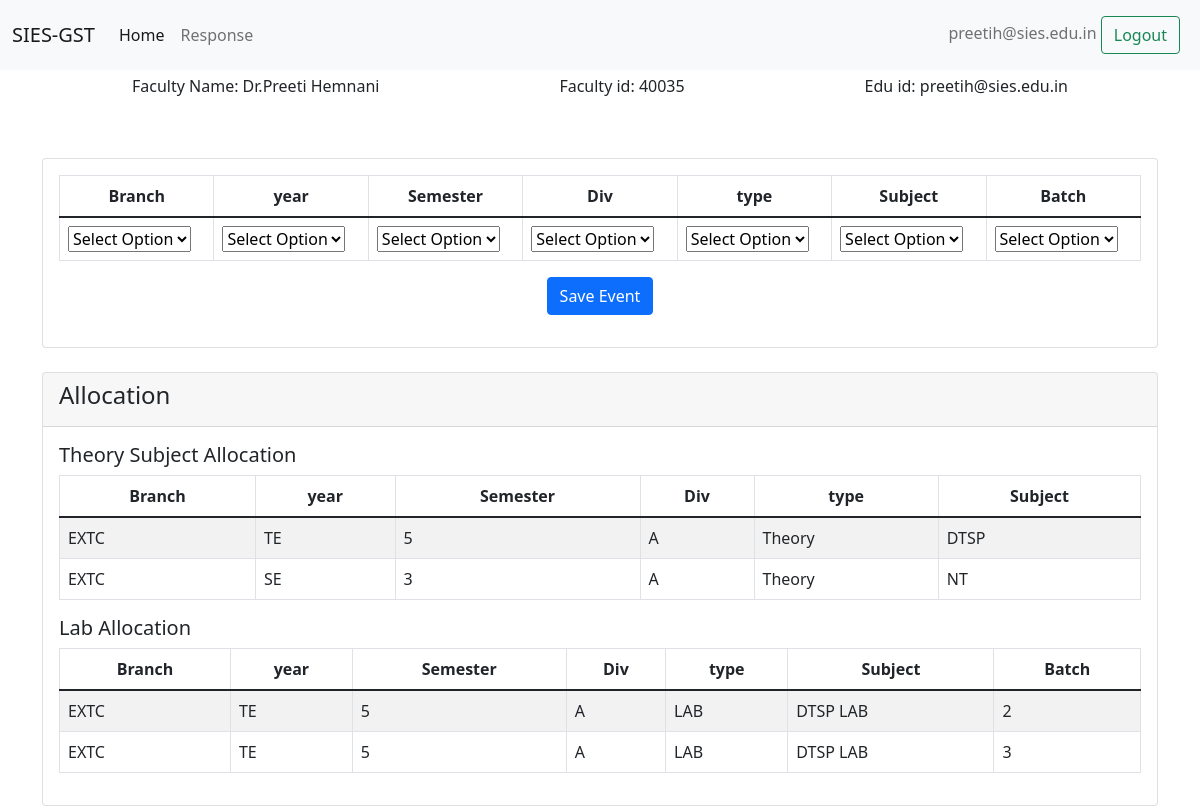
The app's page /faculty/home.php (signed in) with its own data.
### tables this page shows
CREATE TABLE `faculty` (
  `f_empid1` varchar(25) NOT NULL,
  `f_name` varchar(40) NOT NULL,
  `f_eduid` varchar(40) NOT NULL
);

CREATE TABLE `f_allocation` (
  `id` int(10) NOT NULL,
  `f_empid` varchar(25) NOT NULL,
  `f_branch` varchar(25) NOT NULL,
  `f_year` varchar(25) NOT NULL,
  `f_semester` varchar(25) NOT NULL,
  `f_division` varchar(25) NOT NULL,
  `f_type` varchar(25) NOT NULL,
  `f_subject` varchar(25) NOT NULL,
  `f_batch` varchar(25) NOT NULL
);

### faculty/home.php (the view, shortened to what this page needs)
<?php
include( 'dbcon.php' );
?>
<!doctype html>
<html lang="en">
<head>
    <link href="https://cdn.jsdelivr.net/npm/bootstrap@5.1.3/dist/css/bootstrap.min.css" rel="stylesheet">
</head>
<body>
    <nav class="navbar navbar-expand-lg navbar-light bg-light">
        <div class="container-fluid">
            <a class="navbar-brand" href="#">SIES-GST</a>
            <div class="collapse navbar-collapse" id="navbarSupportedContent">
                <ul class="navbar-nav me-auto mb-2 mb-lg-0">
                    <li class="nav-item">
                        <a class="nav-link active" aria-current="page" href="home.php">Home</a>
                    </li>
                    <li class="nav-item">
                        <a class="nav-link" href="feedbackresponce.php">Response</a>
                    </li>
                </ul>
                <span class="navbar-text">
                    <?php echo $_SESSION["f_eduid"] ?>
                    <button onclick="document.location='logout.php'" class="btn btn-outline-success me-2" type="button">
                        Logout
                    </button>
                </span>
            </div>
        </div>
    </nav>
    <div class="container ">
        <div class="d-flex flex-row   justify-content-around form-outline mb-4">
            <div class="p-1">
                <label class="form-label float-left">Faculty Name:
                    <?php
                    $sql = "SELECT f_name from faculty where f_eduid='".$_SESSION['f_eduid']."'";
                    $result = $con->query($sql);
                    while ($row = mysqli_fetch_array($result)) {
                        echo "" . $row['f_name'];
                    }
                    ?>
                </label>
            </div>
            <div class="p-1">
                <label class="form-label float-left">Faculty id:
                    <?php
                    $sql = "SELECT f_empid1 from faculty where f_eduid='".$_SESSION['f_eduid']."'";
                    $result = $con->query($sql);
                    while ($row = mysqli_fetch_array($result)) {
                        echo "" . $row['f_empid1'];
                    }
                    ?>
                </label>
            </div>
            <div class="p-1">
                <label class="form-label float-left">Edu id:
                    <?php
                    $sql = "SELECT f_eduid from faculty where f_eduid='".$_SESSION['f_eduid']."'";
                    $result = $con->query($sql);
                    while ($row = mysqli_fetch_array($result)) {
                        echo "" . $row['f_eduid'];
                    }
                    ?>
                </label>
            </div>
        </div>
    </div>
    <div class="container ">
            <div class="d-flex justify-content-center">
                <div class="col-md-12 justify-content-center mt-4">
                    <div class="card">
                        <div class="card-body">
                            <form action="action.php" method="POST" autocomplete="off">
                                <table class="table table-bordered">
                                    <thead>
                                        <tr>
                                            <th class="text-center">
                                                Branch
                                            </th>
                                            <th class="text-center">
                                                year
                                            </th>
                                            <th class="text-center">
                                                Semester
                                            </th>
                                            <th class="text-center">
                                                Div
                                            </th>
                                            <th class="text-center">
                                                type
                                            </th>
                                            <th class="text-center">
                                                Subject
                                            </th>
                                            <th class="text-center">
                                                Batch
                                            </th>
                                        </tr>
                                    </thead>
                                    <tbody>
                                        <tr>
                                            <td>
                                                <select name="sel1" id="sel1">
                                                    <option value="">Select Option</option>
                                                </select>
                                            </td>
                                            <td>
                                                <select name="sel5" id="sel5">
                                                    <option value="">Select Option</option>
                                                </select>
                                            </td>
                                            <td>
                                                <select name="sel2" id="sel2">
                                                    <option value="">Select Option</option>
                                                </select>
                                            </td>
                                            <td>
                                                <select name="sel4" id="sel4">
                                                    <option value="">Select Option</option>
                                                </select>
                                            </td>
                                            <td>
                                                <select name="sel6" id="sel6" onchange="check()">
                                                    <option value="">Select Option</option>
                                                </select>
                                            </td>
                                            <td>
                                                <select name="sel3" id="sel3">
                                                    <option value="">Select Option</option>
                                                </select>
                                            </td>
                                            <td>
                                                <select name="sel7" id="sel7">
                                                    <option value="">Select Option</option>
                                                </select>
                                            </td>
                                        </tr>
                                    </tbody>
                                </table>
                                <div class="form-group mb-3 text-center">
                                    <button type="submit" id="btSubmit" name="add_data" class="btn btn-primary">Save Event</button>
                                </div>
                            </form>
                        </div>
                    </div>
                </div>
            </div>
        </div>
    <div class="container">
            <div class="row">
                <div class="col-md-12 mt-4">
                    <div class="card">
                        <div class="card-header">
                            <h4>Allocation</h4>
                        </div>
                        <div class="card-body">
                            <h5>Theory Subject Allocation</h5>
                            <table class="table table-bordered table-striped">
                                <thead>
                                    <tr>
                                        <th class="text-center">
                                            Branch
                                        </th>
                                        <th class="text-center">
                                            year
                                        </th>
                                        <th class="text-center">
                                            Semester
                                        </th>
                                        <th class="text-center">
                                            Div
                                        </th>
                                        <th class="text-center">
                                            type
                                        </th>
                                        <th class="text-center">
                                            Subject
                                        </th>
                                    </tr>
                                </thead>
                                <tbody>
                                    <?php
                                include 'dbcon.php';
                                $query = "SELECT * FROM `f_allocation` WHERE f_empid='".$_SESSION['f_empid1']."' and f_type='theory'";
                                $result = mysqli_query( $con, $query );?>
                                    <?php if ( $result->num_rows > 0 ): ?>
                                    <?php while( $array = mysqli_fetch_row( $result ) ): ?>
                                    <tr>
                                        <td><?php echo $array[2];?></td>
                                        <td><?php echo $array[3];?></td>
                                        <td><?php echo $array[4];?></td>
                                        <td><?php echo $array[5];?></td>
                                        <td><?php echo $array[6];?></td>
                                        <td><?php echo $array[7];?></td>
                                    </tr>
                                    <?php endwhile;?>
                                    <?php else: ?>
                                    <tr>
                                        <td colspan="3" rowspan="1" headers="">No Data Found</td>
                                    </tr>
                                    <?php endif;?>
                                </tbody>
                            </table>
                            <h5>Lab Allocation</h5>
                            <table class="table table-bordered table-striped">
                                <thead>
                                    <tr>
                                        <th class="text-center">
                                            Branch
                                        </th>
                                        <th class="text-center">
                                            year
                                        </th>
                                        <th class="text-center">
                                            Semester
                                        </th>
                                        <th class="text-center">
                                            Div
                                        </th>
                                        <th class="text-center">
                                            type
                                        </th>
                                        <th class="text-center">
                                            Subject
                                        </th>
                                        <th class="text-center">
                                            Batch
                                        </th>
                                    </tr>
                                </thead>
                                <tbody>
                                    <?php
                                include 'dbcon.php';
                                $query = "SELECT * FROM `f_allocation` WHERE f_empid='".$_SESSION['f_empid1']."' and f_type='lab'";
                                $result = mysqli_query( $con, $query );?>
                                    <?php if ( $result->num_rows > 0 ): ?>
                                    <?php while( $array = mysqli_fetch_row( $result ) ): ?>
                                    <tr>
                                        <td><?php echo $array[2];?></td>
                                        <td><?php echo $array[3];?></td>
                                        <td><?php echo $array[4];?></td>
                                        <td><?php echo $array[5];?></td>
                                        <td><?php echo $array[6];?></td>
                                        <td><?php echo $array[7];?></td>
                                        <td><?php echo $array[8];?></td>
                                    </tr>
                                    <?php endwhile;?>
                                    <?php else: ?>
                                    <tr>
                                        <td colspan="3" rowspan="1" headers="">No Data Found</td>
                                    </tr>
                                    <?php endif;?>
                                </tbody>
                            </table>
                        </div>
                    </div>
                </div>
            </div>
        </div>
</body>
</html>

### records on screen
faculty: f_name "Dr.Preeti Hemnani", f_empid1 "40035", f_eduid "preetih@sies.edu.in"
f_allocation: f_branch "EXTC", f_year "TE", f_semester "5", f_division "A", f_type "Theory", f_subject "DTSP"
f_allocation: f_branch "EXTC", f_year "SE", f_semester "3", f_division "A", f_type "Theory", f_subject "NT"
f_allocation: f_branch "EXTC", f_year "TE", f_semester "5", f_division "A", f_type "LAB", f_subject "DTSP LAB", f_batch "2"
f_allocation: f_branch "EXTC", f_year "TE", f_semester "5", f_division "A", f_type "LAB", f_subject "DTSP LAB", f_batch "3"

### other values on screen
$_SESSION["f_eduid"] "preetih@sies.edu.in"
